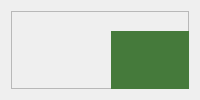
            <widget class="QWidget" name="page_3">
             <layout class="QGridLayout" name="gridLayout_33">
              <item row="0" column="0">
               <widget class="QFrame" name="frame_19">
                <property name="frameShape">
                 <enum>QFrame::StyledPanel</enum>
                </property>
                <property name="frameShadow">
                 <enum>QFrame::Raised</enum>
                </property>
                <widget class="QPushButton" name="sair">
                 <property name="geometry">
                  <rect>
                   <x>210</x>
                   <y>140</y>
                   <width>151</width>
                   <height>21</height>
                  </rect>
                 </property>
                 <property name="font">
                  <font>
                   <pointsize>10</pointsize>
                   <weight>75</weight>
                   <bold>true</bold>
                  </font>
                 </property>
                 <property name="styleSheet">
                  <string notr="true">background-color: rgb(77, 122, 80);</string>
                 </property>
                 <property name="text">
                  <string>Sair</string>
                 </property>
                </widget>
                <widget class="QPushButton" name="deletar_conta">
                 <property name="geometry">
                  <rect>
                   <x>210</x>
                   <y>80</y>
                   <width>151</width>
                   <height>21</height>
                  </rect>
                 </property>
                 <property name="font">
                  <font>
                   <pointsize>10</pointsize>
                   <weight>75</weight>
                   <bold>true</bold>
                  </font>
                 </property>
                 <property name="styleSheet">
                  <string notr="true">background-color: rgb(77, 122, 80);</string>
                 </property>
                 <property name="text">
                  <string>Deletar conta</string>
                 </property>
                </widget>
                <widget class="QLabel" name="label_8">
                 <property name="geometry">
                  <rect>
                   <x>100</x>
                   <y>20</y>
                   <width>371</width>
                   <height>61</height>
                  </rect>
                 </property>
                 <property name="font">
                  <font>
                   <pointsize>15</pointsize>
                   <weight>75</weight>
                   <bold>true</bold>
                  </font>
                 </property>
                 <property name="layoutDirection">
                  <enum>Qt::LeftToRight</enum>
                 </property>
                 <property name="styleSheet">
                  <string notr="true">background-color: rgb(69, 122, 59);</string>
                 </property>
                 <property name="text">
                  <string>&lt;html&gt;&lt;head/&gt;&lt;body&gt;&lt;p&gt;&lt;span style=&quot; font-size:16pt; color:#ffffff;&quot;&gt;Usuário&lt;/span&gt;&lt;/p&gt;&lt;/body&gt;&lt;/html&gt;</string>
                 </property>
                 <property name="alignment">
                  <set>Qt::AlignCenter</set>
                 </property>
                </widget>
                <widget class="QFrame" name="frame_22">
                 <property name="geometry">
                  <rect>
                   <x>150</x>
                   <y>190</y>
                   <width>271</width>
                   <height>181</height>
                  </rect>
                 </property>
                 <property name="styleSheet">
                  <string notr="true">background-color: rgb(255, 255, 255);</string>
                 </property>
                 <property name="frameShape">
                  <enum>QFrame::StyledPanel</enum>
                 </property>
                 <property name="frameShadow">
                  <enum>QFrame::Raised</enum>
                 </property>
                 <widget class="QFrame" name="frame_20">
                  <property name="geometry">
                   <rect>
                    <x>10</x>
                    <y>0</y>
                    <width>251</width>
                    <height>171</height>
                   </rect>
                  </property>
                  <property name="styleSheet">
                   <string notr="true">background-color: rgb(69, 122, 59);</string>
                  </property>
                  <property name="frameShape">
                   <enum>QFrame::StyledPanel</enum>
                  </property>
                  <property name="frameShadow">
                   <enum>QFrame::Raised</enum>
                  </property>
                  <widget class="QPushButton" name="sim">
                   <property name="geometry">
                    <rect>
                     <x>20</x>
                     <y>90</y>
                     <width>91</width>
                     <height>23</height>
                    </rect>
                   </property>
                   <property name="font">
                    <font>
                     <pointsize>10</pointsize>
                     <weight>75</weight>
                     <bold>true</bold>
                    </font>
                   </property>
                   <property name="styleSheet">
                    <string notr="true">background-color: rgb(73, 130, 63);</string>
                   </property>
                   <property name="text">
                    <string>Sim</string>
                   </property>
                  </widget>
                  <widget class="QPushButton" name="nao">
                   <property name="geometry">
                    <rect>
                     <x>150</x>
                     <y>90</y>
                     <width>91</width>
                     <height>23</height>
                    </rect>
                   </property>
                   <property name="font">
                    <font>
                     <pointsize>10</pointsize>
                     <weight>75</weight>
                     <bold>true</bold>
                    </font>
                   </property>
                   <property name="styleSheet">
                    <string notr="true">background-color: rgb(73, 130, 63);</string>
                   </property>
                   <property name="text">
                    <string>Não</string>
                   </property>
                  </widget>
                  <widget class="QLabel" name="label_9">
                   <property name="geometry">
                    <rect>
                     <x>-60</x>
                     <y>0</y>
                     <width>381</width>
                     <height>31</height>
                    </rect>
                   </property>
                   <property name="font">
                    <font>
                     <pointsize>10</pointsize>
                     <weight>75</weight>
                     <bold>true</bold>
                    </font>
                   </property>
                   <property name="styleSheet">
                    <string notr="true">background-color: rgb(255, 255, 255);</string>
                   </property>
                   <property name="text">
                    <string>Você deseja deletar sua conta?</string>
                   </property>
                   <property name="alignment">
                    <set>Qt::AlignCenter</set>
                   </property>
                  </widget>
                 </widget>
                </widget>
                <widget class="QPushButton" name="modo_adm">
                 <property name="geometry">
                  <rect>
                   <x>210</x>
                   <y>110</y>
                   <width>151</width>
                   <height>23</height>
                  </rect>
                 </property>
                 <property name="font">
                  <font>
                   <pointsize>10</pointsize>
                   <weight>75</weight>
                   <bold>true</bold>
                  </font>
                 </property>
                 <property name="styleSheet">
                  <string notr="true">background-color: rgb(77, 122, 80);</string>
                 </property>
                 <property name="text">
                  <string>Modo Administrador</string>
                 </property>
                </widget>
               </widget>
              </item>
             </layout>
            </widget>
